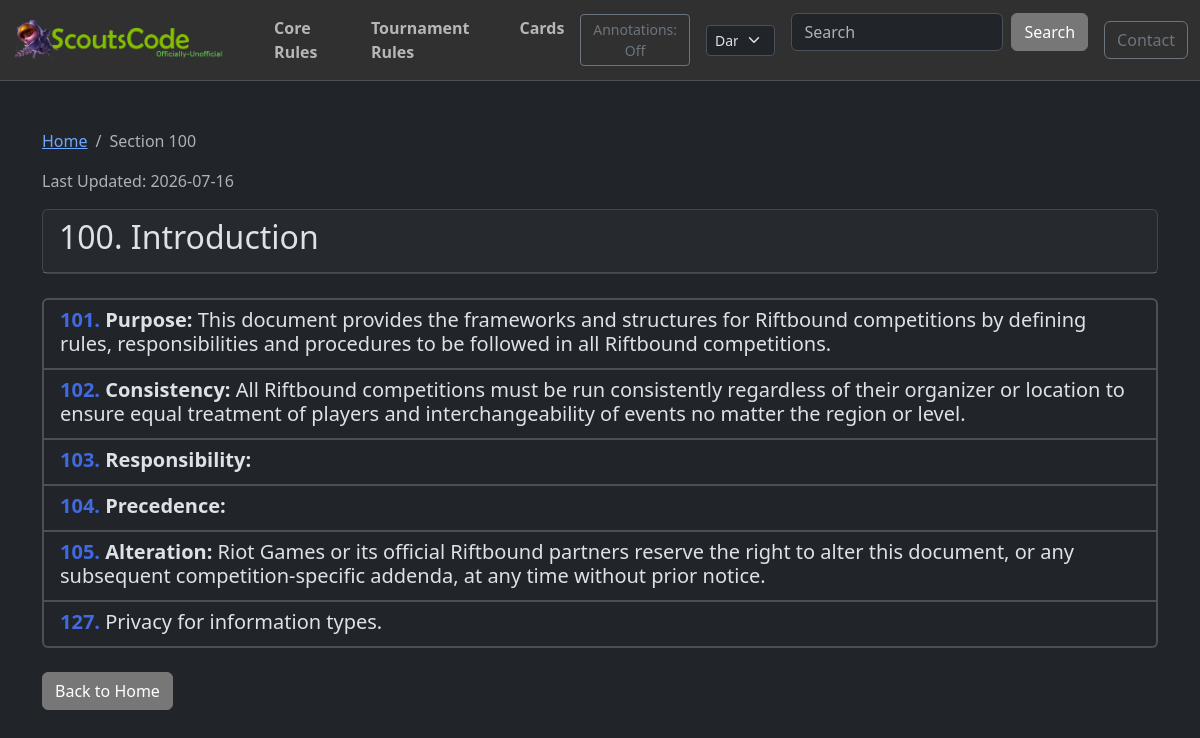
Before: /trsections/100/ with the older database file.
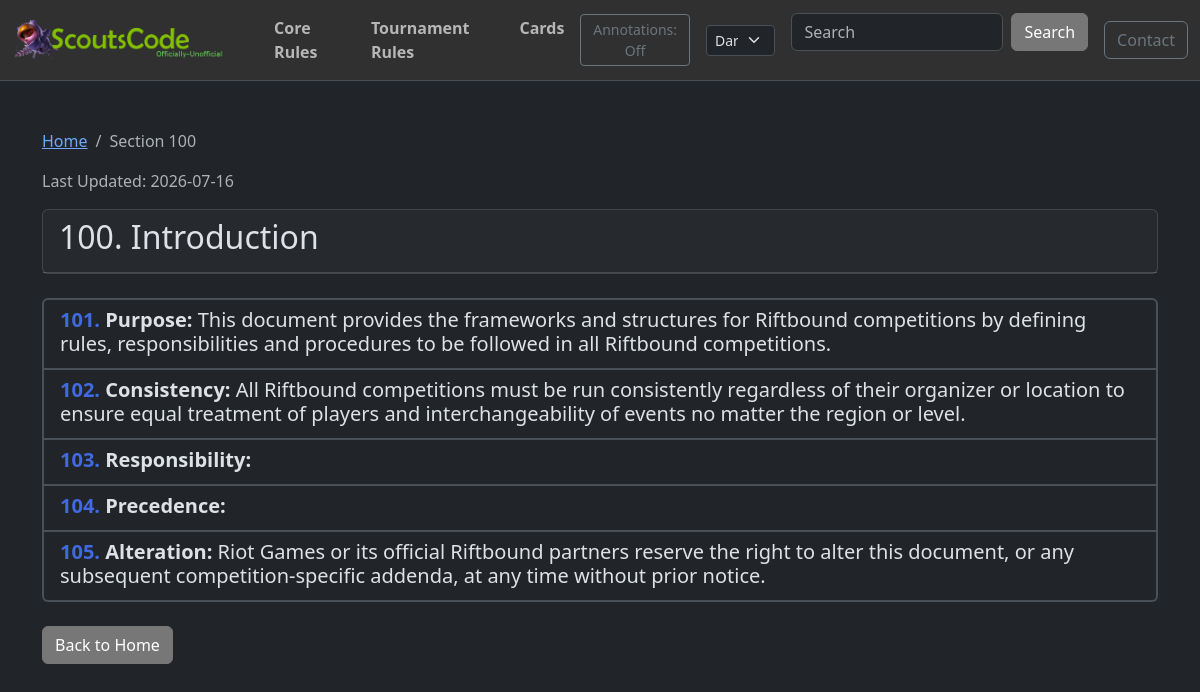
After: the same page with the newer database file.
### post/models.py (models this page shows, shortened)
class RuleSection(models.Model):
    RULE_TYPE_CHOICES = [
        ("TR", "Tournament Rules"),
        ("CR", "Comprehensive Rules"),
    ]
    rule_type = models.CharField(max_length=2, choices=RULE_TYPE_CHOICES)
    section = models.CharField(max_length=50, db_index=True)  # e.g., "703.4.a.5"
    text = models.TextField()
    annotations = models.TextField(blank=True, default="")
    parent = models.ForeignKey(
        "self", on_delete=models.CASCADE, null=True, blank=True, related_name="children"
    )
    order = models.IntegerField(default=0)
    class Meta:
        ordering = ["rule_type", "order", "section"]
        unique_together = ["rule_type", "section"]
        indexes = [
            models.Index(fields=["rule_type", "section"]),
            models.Index(fields=["parent", "order"]),
        ]
    def get_top_level_section(self):
        parts = self.section.split(".")
        first_part = parts[0]
        if len(first_part) >= 3:
            return first_part[0] + "00"
        return first_part
    def to_dict(self, include_children=True):
        data = {
            "section": self.section,
            "text": self.text,
            "annotations": self.annotations,
            "children": [],
        }
        if include_children:
            for child in self.children.all():
                data["children"].append(child.to_dict(include_children=True))
        return data

### post/views.py (the view)
# urls.py: path("trsections/<str:section>/", trsection_detail, name="trsection_detail"),
def trsection_detail(request, section):
    try:
        section_obj = RuleSection.objects.prefetch_related(
            "children__children__children__children__children__children"
        ).get(rule_type="TR", section=section)
    except RuleSection.DoesNotExist:
        raise Http404(f"Section {section} not found")
    data = section_obj.to_dict()
    top_level = section_obj.get_top_level_section()
    is_top_level = section == top_level
    data = format_section_text(data, section_type="tr")
    parent_section = None
    if section_obj.parent:
        parent_section = section_obj.parent.section
    context = {
        "section": data,
        "json_url": f"/trsections/{top_level}/",
        "is_top_level": is_top_level,
        "parent_section": parent_section,
        "last_updated": get_rules_last_updated("TR"),
    }
    return render(request, "trsection_detail.html", context)

### post/context_processors.py (called while the page is built)
def global_site_data(request):
    data = cache.get("global_site_data")
    if data is not None:
        return data
    copyright_asset = TextAsset.objects.filter(asset_type="copyright").first()
    logo_asset = TextAsset.objects.filter(asset_type="logo").first()
    default_copyright = "© 2025 Copyright "
    data = {
        "copyright_text": copyright_asset.content
        if copyright_asset
        else default_copyright,
        "logo_asset": logo_asset,
        "copyright_asset": copyright_asset,
    }
    cache.set("global_site_data", data, CACHE_TTL)
    return data

### post/views.py (called while the page is built)
def bold_before_colon(text):
    if ":" in text:
        parts = text.split(":", 1)
        return f"<strong>{parts[0]}:</strong>{parts[1]}"
    return text

### post/templates/trsection_detail.html (shortened to what this page needs)
{% extends 'base.html' %}
{% load static %}
{% block content %}
    <div class="trsection-detail">
        <nav aria-label="breadcrumb">
            <ol class="breadcrumb">
                <li class="breadcrumb-item"><a href="/">Home</a></li>
                <li class="breadcrumb-item active" aria-current="page">Section {{ section.section }}</li>
            </ol>
        </nav>
        <p class="text-muted">Last Updated: {{ last_updated }}</p>
        <div class="card mb-4">
            <div class="card-header">
                <div class="d-flex justify-content-between align-items-start">
                    <h2>{{ section.section }}. {{ section.text|safe }}</h2>
                </div>
            </div>
        </div>
        {% if is_top_level %}
            {% if section.children %}
                <div class="list-group mb-4">
                    {% for child in section.children %}
                        <a href="/trsections/{{ child.section }}/" class="list-group-item list-group-item-action">
                            <h5 class="mb-1"><span class="rule-number">{{ child.section }}.</span> {{ child.text|safe }}</h5>
                        </a>
                    {% endfor %}
                </div>
            {% else %}
                <div class="alert alert-info">This section has no subsections.</div>
            {% endif %}
        {% endif %}
        <div class="mt-4">
            <a href="/" class="btn btn-secondary">Back to Home</a>
        </div>
    </div>
{% endblock %}

Changed rows visible on the page:
removed RuleSection: section "127", text "Privacy for information types."
